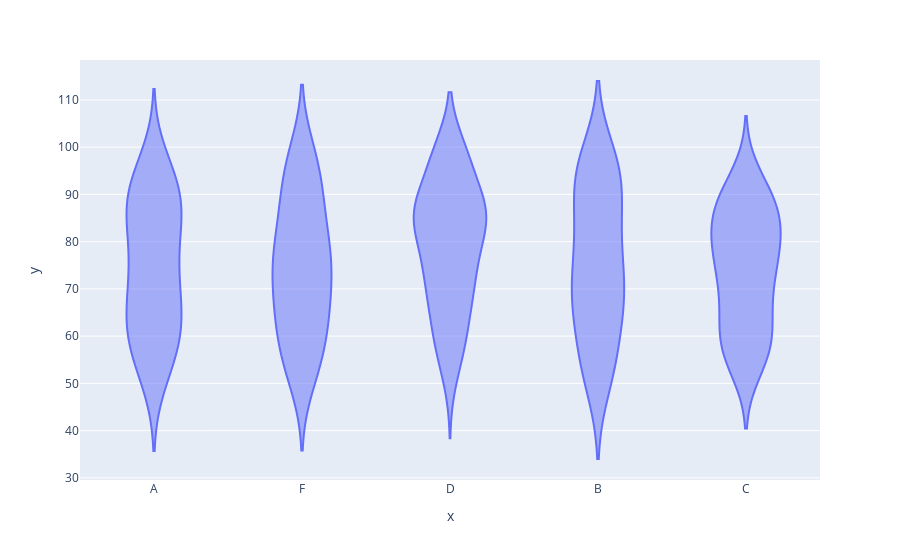

Notebook code cell kept with this figure:
### Code cell
px.violin(x=df["Grade"],y=df["Score"])

### Figure 1 — Plotly figure (JSON) as saved in the notebook; plotly's stock layout.template omitted (floating-point values rounded to 4 significant figures; data arrays with more than 128 entries replaced by an {"elided": "..."} marker saying what was removed)
{"data": [{"alignmentgroup": "True", "box": {"visible": false}, "hovertemplate": "x=%{x}<br>y=%{y}<extra></extra>", "legendgroup": "", "marker": {"color": "#636efa"}, "name": "", "offsetgroup": "", "orientation": "v", "scalegroup": "True", "showlegend": false, "type": "violin", "x": {"elided": "200 str values"}, "x0": " ", "xaxis": "x", "y": {"elided": "200 int values"}, "y0": " ", "yaxis": "y"}], "layout": {"autosize": true, "legend": {"tracegroupgap": 0}, "margin": {"t": 60}, "violinmode": "group", "xaxis": {"anchor": "y", "autorange": true, "domain": [0, 1], "range": [-0.5, 4.5], "title": {"text": "x"}, "type": "category"}, "yaxis": {"anchor": "x", "autorange": true, "domain": [0, 1], "range": [29.54, 118.5], "title": {"text": "y"}, "type": "linear"}}}
